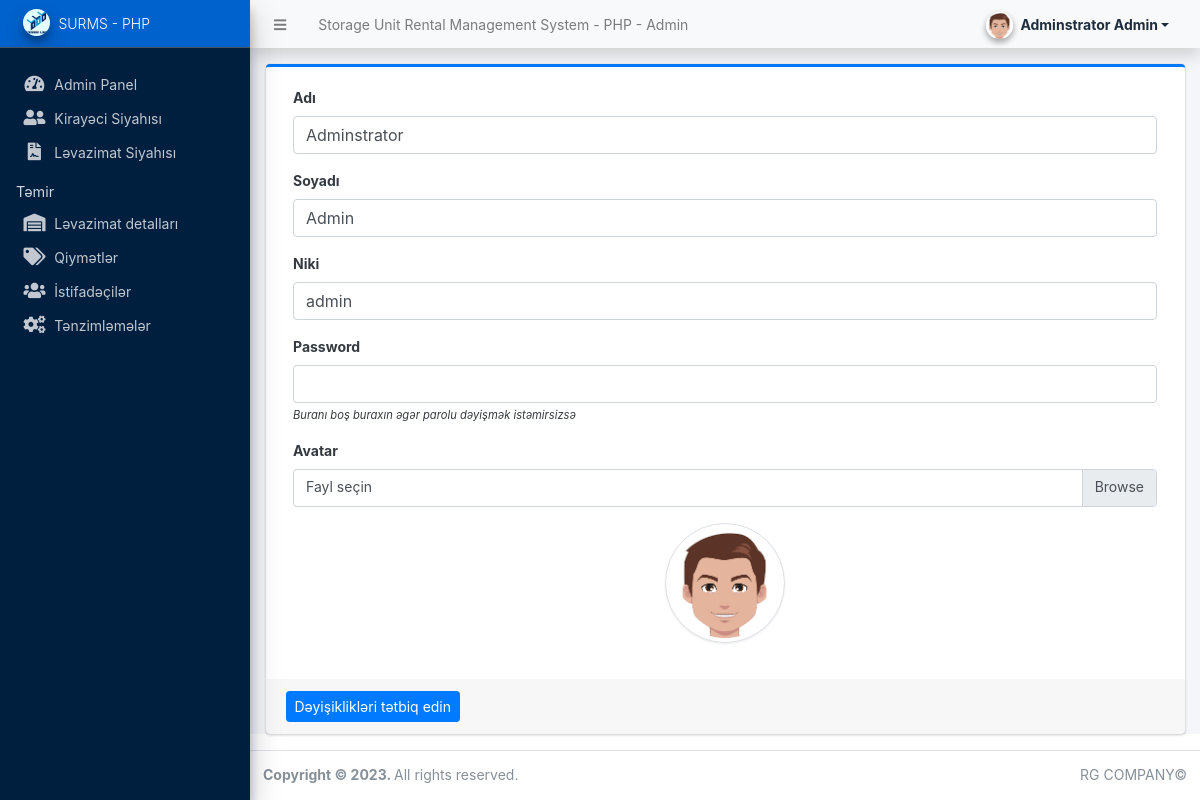
The app's page /admin/?page=user (signed in) with its own data.
### tables this page shows
CREATE TABLE `users` (
  `id` int(50) NOT NULL,
  `firstname` varchar(250) NOT NULL,
  `lastname` varchar(250) NOT NULL,
  `username` text NOT NULL,
  `password` text NOT NULL,
  `avatar` text DEFAULT NULL,
  `last_login` datetime DEFAULT NULL,
  `type` tinyint(1) NOT NULL DEFAULT 0,
  `date_added` datetime NOT NULL DEFAULT current_timestamp(),
  `date_updated` datetime DEFAULT NULL ON UPDATE current_timestamp()
);

### classes/DBConnection.php (called while the page is built, shortened)
<?php
class DBConnection{
    private $host = DB_SERVER;
    private $username = DB_USERNAME;
    private $password = DB_PASSWORD;
    private $database = DB_NAME;
    public $conn;
    public function __construct(){
        if (!isset($this->conn)) {
            $this->conn = new mysqli($this->host, $this->username, $this->password, $this->database);
        }
    }
}
?>

### config.php (called while the page is built, shortened)
<?php
require_once('classes/DBConnection.php');
require_once('classes/SystemSettings.php');
function validate_image($file){
	if(!empty($file)){
		if(is_file(base_app.$file)){
			return base_url.$file;
		}else{
			return base_url.'dist/img/no-image-available.png';
		}
	}else{
		return base_url.'dist/img/no-image-available.png';
	}
}
?>

### admin/user/index.php (the view, shortened to what this page needs)
<?php
$user = $conn->query("SELECT * FROM users where id ='".$_settings->userdata('id')."'");
foreach($user->fetch_array() as $k =>$v){
	$meta[$k] = $v;
}
?>
<div class="card card-outline card-primary">
	<div class="card-body">
		<div class="container-fluid">
			<form action="" id="manage-user">
				<div class="form-group">
					<label for="name">Adı</label>
					<input type="text" name="firstname" id="firstname" class="form-control" value="<?php echo isset($meta['firstname']) ? $meta['firstname']: '' ?>" required>
				</div>
				<div class="form-group">
					<label for="name">Soyadı</label>
					<input type="text" name="lastname" id="lastname" class="form-control" value="<?php echo isset($meta['lastname']) ? $meta['lastname']: '' ?>" required>
				</div>
				<div class="form-group">
					<label for="username">Niki</label>
					<input type="text" name="username" id="username" class="form-control" value="<?php echo isset($meta['username']) ? $meta['username']: '' ?>" required  autocomplete="off">
				</div>
				<div class="form-group">
					<label for="password">Password</label>
					<input type="password" name="password" id="password" class="form-control" value="" autocomplete="off">
					<small><i>Buranı boş buraxın əgər parolu dəyişmək istəmirsizsə</i></small>
				</div>
				<div class="form-group">
					<label for="" class="control-label">Avatar</label>
					<div class="custom-file">
		              <label class="custom-file-label" for="customFile">Fayl seçin</label>
		            </div>
				</div>
				<div class="form-group d-flex justify-content-center">
					<img src="<?php echo validate_image(isset($meta['avatar']) ? $meta['avatar'] :'') ?>" alt="" id="cimg" class="img-fluid img-thumbnail">
				</div>
			</form>
		</div>
	</div>
	<div class="card-footer">
			<div class="col-md-12">
				<div class="row">
					<button class="btn btn-sm btn-primary" form="manage-user">Dəyişiklikləri tətbiq edin</button>
				</div>
			</div>
		</div>
</div>

### admin/user/index.php (style rules this page uses)
img#cimg { height: 15vh; width: 15vh; object-fit: cover; border-radius: 100% 100%; }

### records on screen
users: firstname "Adminstrator", lastname "Admin", username "admin", avatar (picture)

### other values on screen
$_settings->info('name') "Storage Unit Rental Management System - PHP"
$_settings->userdata('firstname').' '.$_settings->userdata('lastname') "Adminstrator Admin"
$_settings->info('short_name') "SURMS - PHP"
